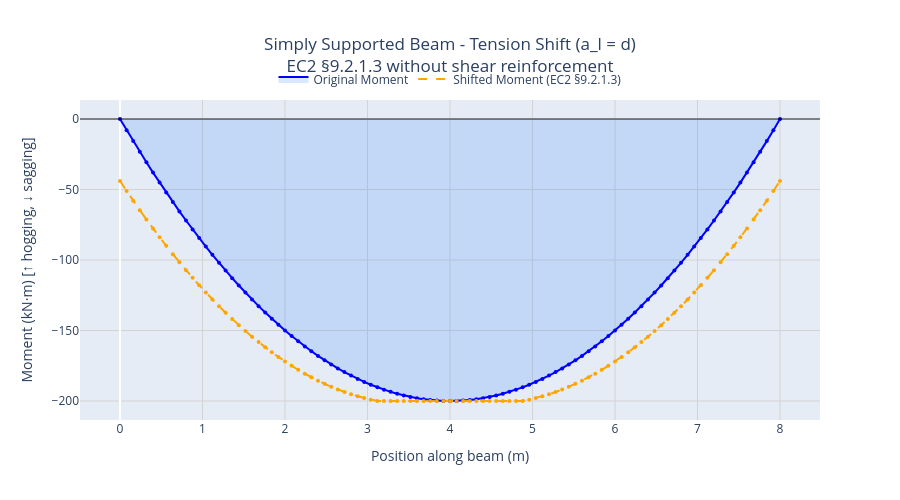

The notebook cell this image was saved under:
### Code cell
# Visualize: Original vs Shifted moments (no shear reinforcement)
fig_ss_shift = plot_tension_shift_comparison(
    beam=ss_beam,
    shifted_moments=ss_shifted_no_shear,
    shift_distances=ss_shift_dist,
    title="Simply Supported Beam - Tension Shift (a_l = d)<br>EC2 §9.2.1.3 without shear reinforcement",
    height=500,
)
fig_ss_shift.show()
